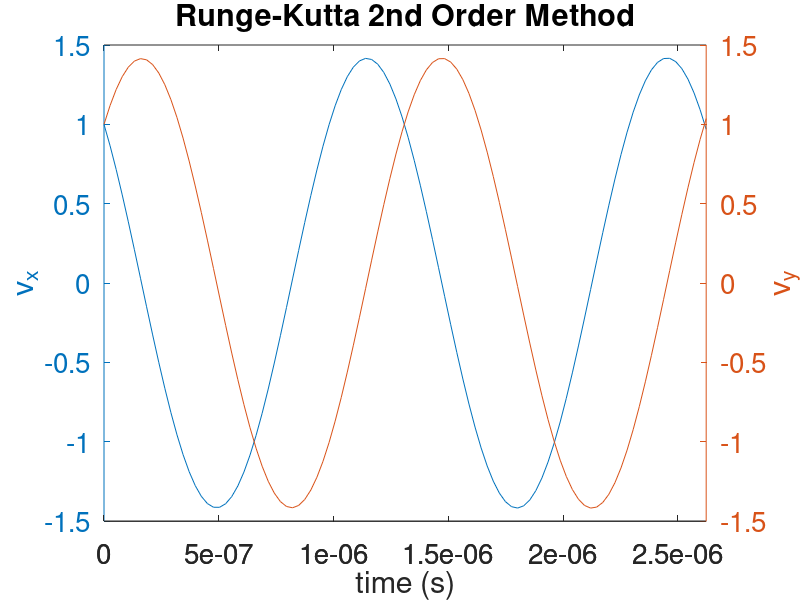
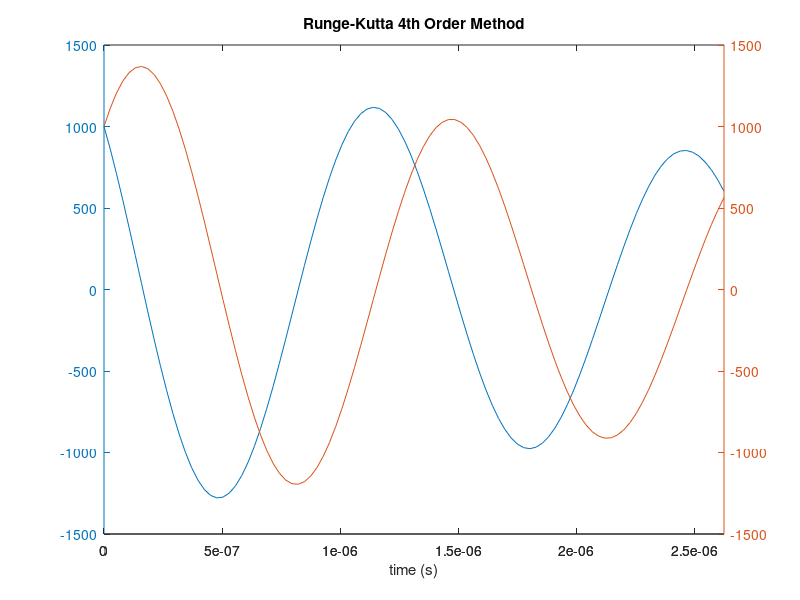
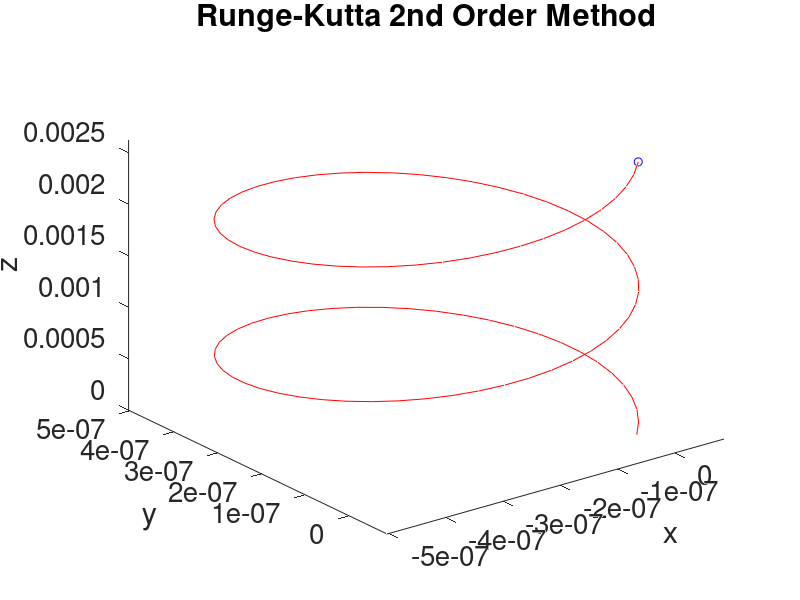
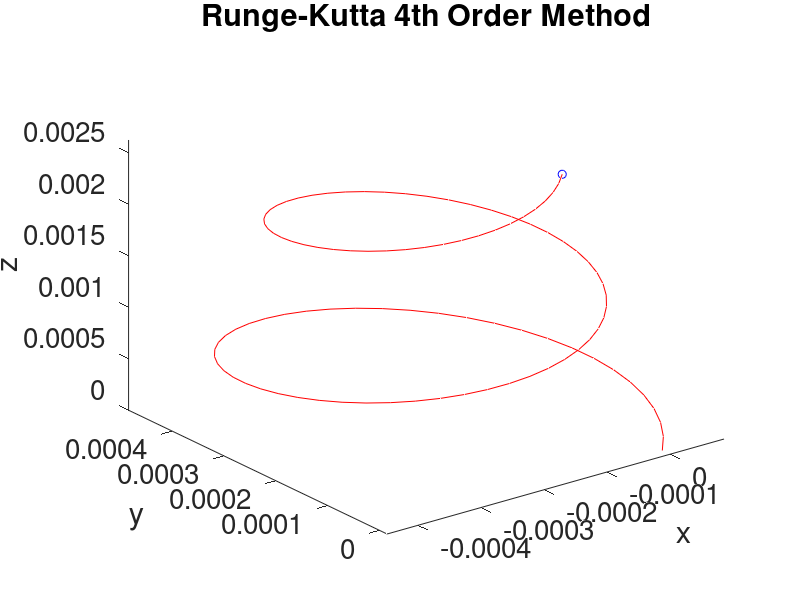

Recreate these plots in MATLAB, in order.
%% RK2 and systems of equations, oscillating charge example
% charged particle moving in the x-y direction in a magnetic field which
% has only a z-component...
%
% m dv/dt = q v x B 
% (ma = F)
%
% v = (vx,vy); B=(0,0,B);
%
% Resulting in the following system of equations:
%    m dvx/dt = q vy B
%    m dvy/dt = -q vx B

q=-1.6e-19;
m=1.67e-31;
B=5e-6;
omega=q*B/m;    %frequency of oscillation (can be shown via solution by hand gives a SHO)
tmin=0;
tmax=2*2*pi/abs(omega);    % follow particle for one oscillation periods
t=linspace(tmin,tmax,100);
dt=t(2)-t(1);
lt=numel(t);

% RK2 Method
vx=zeros(1,lt);
vy=zeros(1,lt);
vx(1)=1;     % vx initial conditions
vy(1)=1;     % vy initial conditions
% Loop for applying RK2 to a system of two equations
for n=2:lt
    %step x and y components together, this is the half update
    vxhalf=vx(n-1)+dt/2*(omega*vy(n-1));
    vyhalf=vy(n-1)-dt/2*(omega*vx(n-1));
    
    %now the full update
    vx(n)=vx(n-1)+dt*(omega*vyhalf);
    vy(n)=vy(n-1)-dt*(omega*vxhalf);    
end %for


%RK4 method
vx4=zeros(1,lt);
vy4=zeros(1,lt);
vx4(1)=1e3;     % vx initial conditions
vy4(1)=1e3;     % vy initial conditions

% Loop for applying RK4 to a system of two equations
for n=2:lt
    k1x=dt*(omega*vy4(n-1));    %k1 for the x differential equation
    k1y=-dt*(omega*vx4(n-1));    %k1 for the y differential equation
    
    k2x=dt*omega*(vy4(n-1)+k1y/2);
    k2y=-dt*omega*(vx4(n-1)+k1x/2);
    
    k3x=dt*omega*(vy4(n-1)-k1y+2*k2y);
    k3y=-dt*omega*(vx4(n-1)-k1x+2*k2x); 
    
    k4x=dt*omega*(vy4(n-1)-k1y+2*k2y+k3y);
    k4y=-dt*omega*(vx4(n-1)-k1x+2*k2x+k3x); 
    
    vx4(n)=vx4(n-1)+1/6*(k1x+2*k2x+2*k3x+k4x);
    vy4(n)=vy4(n-1)+1/6*(k1y+2*k2y+2*k3y+k4y);
    
end %for

%RK2 Integrate velocity to get position as a fn. of time, this assumes that the
%particle is initially at x,y = (0,0)
x=cumtrapz(t,vx);    %Matlab built-in for accumulating an integral value
y=cumtrapz(t,vy);
vz=1e3;
z=vz*t;

%RK4 integrate velocity to get position as a fn. of time, this assumes that the
%particle is initially at x,y = (0,0)
x4=cumtrapz(t,vx4);
y4=cumtrapz(t,vy4);
vz4=1e3;
z4=vz4*t;

% Plot velocity solutions for both RK2 and RK4
figure(1);
ax=plotyy(t,vx,t,vy);
set(ax(1),'FontSize',20);
set(ax(2),'FontSize',20);
xlabel('time (s)');
ylabel(ax(1),'v_x');
ylabel(ax(2),'v_y');
title('Runge-Kutta 2nd Order Method');

figure(2);
ax4=plotyy(t,vx4,t,vy4);
set(ax(1),'FontSize',20);
set(ax(2),'FontSize',20);
xlabel('time (s)');
ylabel(ax(1),'v_x');
ylabel(ax(2),'v_y');
title('Runge-Kutta 4th Order Method');

% Comet plot demo
figure(3);
comet3(x,y,z);
set(gca,'FontSize',20);
xlabel('x');
ylabel('y');
zlabel('z');
title('Runge-Kutta 2nd Order Method');

figure(4);
comet3(x4,y4,z4);
set(gca,'FontSize',20);
xlabel('x');
ylabel('y');
zlabel('z');
title('Runge-Kutta 4th Order Method');
